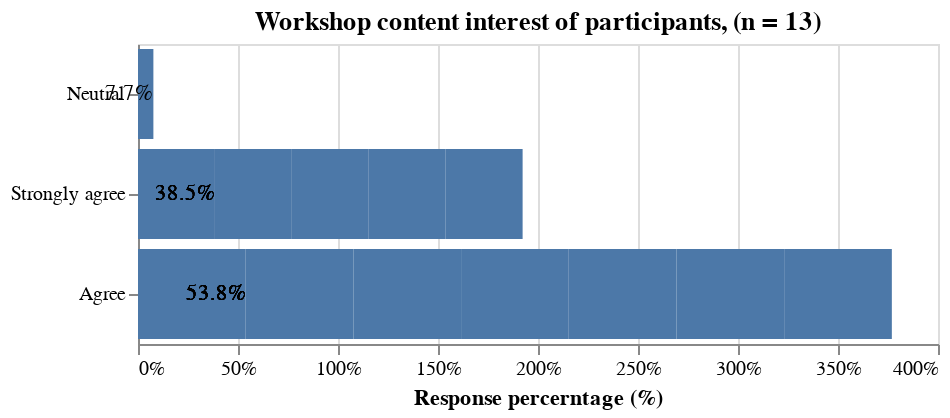

The cell this chart's notebook holds for it:
### Code cell
bar = alt.Chart(post_df, title="Workshop content interest of participants, (n = 13)"
               ).transform_joinaggregate(
    total='count()',
    groupby=['workshop_interest']
).transform_calculate(
    percent=alt.datum.total/13
).mark_bar().encode(
    x= alt.X('percent:Q', title = "Response percerntage (%)", axis=alt.Axis(format='%')),
    y=alt.Y('workshop_interest', sort='x', title="")
    ).properties(
    width=400,
    height=150
    )

text = alt.Chart(post_df, title="Workshop content interest of participants, (n = 13)"
               ).transform_joinaggregate(
    total='count()',
    groupby=['workshop_interest']
).transform_calculate(
    percent=alt.datum.total/13
).mark_text(
        align='right',
    ).encode(
        y = alt.Y('workshop_interest', sort = 'x'),
        x = alt.X('percent:Q'),
        text=alt.Text('percent:Q',format='.1%')
).properties(
    width=400,
    height=150
    )

q1_plot = alt.layer(bar, text, data=post_df)

# Show the plot|
q1_plot

### Figure 1 — Vega-Lite specification as saved in the notebook (floating-point values rounded to 4 significant figures)
{"config": {"view": {"continuousWidth": 400, "continuousHeight": 300}}, "layer": [{"mark": "bar", "encoding": {"x": {"axis": {"format": "%"}, "field": "percent", "title": "Response percerntage (%)", "type": "quantitative"}, "y": {"field": "workshop_interest", "sort": "x", "title": "", "type": "nominal"}}, "height": 150, "title": "Workshop content interest of participants, (n = 13)", "transform": [{"joinaggregate": [{"op": "count", "as": "total"}], "groupby": ["workshop_interest"]}, {"calculate": "(datum.total / 13)", "as": "percent"}], "width": 400}, {"mark": {"type": "text", "align": "right"}, "encoding": {"text": {"field": "percent", "format": ".1%", "type": "quantitative"}, "x": {"field": "percent", "type": "quantitative"}, "y": {"field": "workshop_interest", "sort": "x", "type": "nominal"}}, "height": 150, "title": "Workshop content interest of participants, (n = 13)", "transform": [{"joinaggregate": [{"op": "count", "as": "total"}], "groupby": ["workshop_interest"]}, {"calculate": "(datum.total / 13)", "as": "percent"}], "width": 400}], "data": {"name": "data-161bba1cbac5b9da8c94ec270e9a8bdc"}, "$schema": "https://vega.github.io/schema/vega-lite/v4.17.0.json", "datasets": {"data-161bba1cbac5b9da8c94ec270e9a8bdc": [{"ID": 1, "Start time": "4-28-22 11:02:00", "Completion time": "4-28-22 11:04:46", "Email": "anonymous", "Name": null, "workshop_interest": "Agree", "workshop_LOU": "Agree", "workshop_relevance": "Agree", "workshop_org": "Agree", "prac_q": "Agree", "future_relevance": "Agree", "content_volume": "Just right", "improvements_content": null, "comments_content": null, "training_period": "Four weeks:  one session per week for four weeks. ;", "training_hours": "Morning\n", "future_topics": "Business writing & leadership ", "facilitator_preparedness": "Agree", "facilitator_q_a": "Agree", "facilitator_experience": "Agree", "facilitator_subject_knowledge": "Agree", "attention": "Agree", "content_pace": "Just right", "facilitator_Comments": null, "slack_recommendations": "It was fine / good ", "subscription": "Yes, I will subscribe via PMV's website to receive Mailchimp messages;", "general_comments": "Thank you and it was a pleasure knowing you all since last few weeks ", "PD_preferred_time": "Weekdays (Monday to Friday)\n"}, {"ID": 2, "Start time": "4-28-22 11:01:44", "Completion time": "4-28-22 11:05:26", "Email": "anonymous", "Name": null, "workshop_interest": "Strongly agree", "workshop_LOU": "Strongly agree", "workshop_relevance": "Agree", "workshop_org": "Strongly agree", "prac_q": "Agree", "future_relevance": "Strongly agree", "content_volume": "Just right", "improvements_content": "Maybe some fun graphics", "comments_content": "Great presenters that made sure you  understood", "training_period": "Four weeks:  one session per week for four weeks. ;", "training_hours": "Morning\n", "future_topics": "Project planning, workforce planning event planning", "facilitator_preparedness": "Strongly Agree", "facilitator_q_a": "Strongly Agree", "facilitator_experience": "Strongly Agree", "facilitator_subject_knowledge": "Strongly Agree", "attention": "Strongly Agree", "content_pace": "Just right", "facilitator_Comments": "Awesome!", "slack_recommendations": "I honestly did use Slack I used the chat and tools in Zoom", "subscription": "Maybe, I will think about it;", "general_comments": null, "PD_preferred_time": "Weekdays (Monday to Friday)\n"}, {"ID": 3, "Start time": "4-28-22 11:01:41", "Completion time": "4-28-22 11:07:05", "Email": "anonymous", "Name": null, "workshop_interest": "Agree", "workshop_LOU": "Agree", "workshop_relevance": "Agree", "workshop_org": "Agree", "prac_q": "Agree", "future_relevance": "Agree", "content_volume": "Just right", "improvements_content": "I don;t have any reccomendations", "comments_content": null, "training_period": "Two weeks:  two sessions per week for two weeks.\n;", "training_hours": "Afternoon", "future_topics": "change management and project risk management ", "facilitator_preparedness": "Agree", "facilitator_q_a": "Agree", "facilitator_experience": "Agree", "facilitator_subject_knowledge": "Agree", "attention": "Agree", "content_pace": "Just right", "facilitator_Comments": "nothing :) ", "slack_recommendations": "I didn't use slack a lot because our organization used Microsoft teams already which has some similarities. ", "subscription": "Maybe, I will think about it;Yes, I will subscribe via PMV's website to receive Mailchimp messages;", "general_comments": null, "PD_preferred_time": "Weekdays (Monday to Friday)\n"}, {"ID": 4, "Start time": "4-28-22 11:01:46", "Completion time": "4-28-22 11:07:08", "Email": "anonymous", "Name": null, "workshop_interest": "Agree", "workshop_LOU": "Agree", "workshop_relevance": "Agree", "workshop_org": "Neutral", "prac_q": "Agree", "future_relevance": "Agree", "content_volume": "Just right", "improvements_content": "it seems like most of the workshop participants work for larger organizations - not sure if that is the case - but I had a bit of a hard time applying some of the ideas to my workplace - there are only 2 part time employees here. But I will definitely take away the broader ideas and try to apply them.", "comments_content": "can't think of anything right now", "training_period": "Four weeks:  one session per week for four weeks. ;", "training_hours": "Morning\n", "future_topics": "finding Science (research and education) based grant opportunities in Canada", "facilitator_preparedness": "Strongly Agree", "facilitator_q_a": "Strongly Agree", "facilitator_experience": "Strongly Agree", "facilitator_subject_knowledge": "Strongly Agree", "attention": "Strongly Agree", "content_pace": "Just right", "facilitator_Comments": "can't think of anything right now", "slack_recommendations": "I didn't have time to explore slack", "subscription": "No, not at this time;", "general_comments": "thanks again!", "PD_preferred_time": "Weekdays (Monday to Friday)\n"}, {"ID": 5, "Start time": "4-28-22 11:02:10", "Completion time": "4-28-22 11:10:02", "Email": "anonymous", "Name": null, "workshop_interest": "Strongly agree", "workshop_LOU": "Agree", "workshop_relevance": "Agree", "workshop_org": "Strongly agree", "prac_q": "Agree", "future_relevance": "Strongly agree", "content_volume": "Just right", "improvements_content": "None at this time...", "comments_content": "I would recommend this workshop and your team to others...", "training_period": "Four weeks:  one session per week for four weeks. ;", "training_hours": "Morning\n", "future_topics": "The importance of setting-up and maintaining the information necessary to do a \"Return on Investment\" analysis so that it can be easily utilized at/near the end of a project.", "facilitator_preparedness": "Strongly Agree", "facilitator_q_a": "Strongly Agree", "facilitator_experience": "Strongly Agree", "facilitator_subject_knowledge": "Strongly Agree", "attention": "Strongly Agree", "content_pace": "Just right", "facilitator_Comments": "I enjoyed the sense of camaraderie that was created in the workshop...we are all in this together.", "slack_recommendations": "I did not like and have never used SLACK plus did not have the time to explore its effectiveness.  ", "subscription": "Maybe, I will think about it;", "general_comments": "I enjoyed the sense of camaraderie that was created in the workshop...we are all in this together.", "PD_preferred_time": "Weekdays (Monday to Friday)\n"}, {"ID": 6, "Start time": "4-28-22 11:02:22", "Completion time": "4-28-22 11:10:11", "Email": "anonymous", "Name": null, "workshop_interest": "Strongly agree", "workshop_LOU": "Strongly agree", "workshop_relevance": "Strongly agree", "workshop_org": "Strongly agree", "prac_q": "Strongly agree", "future_relevance": "Strongly agree", "content_volume": "Just right", "improvements_content": "Hands on using Project Management Software", "comments_content": "Everything is simple and very easy to understand", "training_period": "One Week:Ê four sessions over one week.;", "training_hours": "Morning\n", "future_topics": "Agile Project Management, Jira tool Implementation, Change and Risk Management", "facilitator_preparedness": "Strongly Agree", "facilitator_q_a": "Strongly Agree", "facilitator_experience": "Strongly Agree", "facilitator_subject_knowledge": "Strongly Agree", "attention": "Strongly Agree", "content_pace": "Just right", "facilitator_Comments": "Everyone is well trained", "slack_recommendations": "Any tool like Miro would be more useful", "subscription": "Yes, I will subscribe via PMV's website to receive Mailchimp messages;", "general_comments": "Yes I give my consent", "PD_preferred_time": "Weekdays (Monday to Friday)\n"}, {"ID": 7, "Start time": "4-28-22 11:01:41", "Completion time": "4-28-22 11:10:35", "Email": "anonymous", "Name": null, "workshop_interest": "Agree", "workshop_LOU": "Strongly agree", "workshop_relevance": "Strongly agree", "workshop_org": "Agree", "prac_q": "Agree", "future_relevance": "Strongly agree", "content_volume": "Just right", "improvements_content": "I noticed that the slides that were provided were not exactly what David was presenting, new info was added after. It would be nice to have the updated slides to follow on, for those who make notes. ", "comments_content": "offer a refresher course for those who have taken it in the past. ", "training_period": "Four weeks:  one session per week for four weeks. ;One Week:Ê four sessions over one week.;Two weeks:  two sessions per week for two weeks.\n;all would work, I liked weekly;", "training_hours": "morning or afternoon are good ", "future_topics": "more indepth info on all the topics please!!! ", "facilitator_preparedness": "Agree", "facilitator_q_a": "Agree", "facilitator_experience": "Agree", "facilitator_subject_knowledge": "Agree", "attention": "Agree", "content_pace": "Just right", "facilitator_Comments": "Nice, open and very easy going! ", "slack_recommendations": "formulating small groups on the different headings being discussed and share info or experiences in those chats, between the actual class time", "subscription": "Yes, I will subscribe via PMV's website to receive Mailchimp messages;", "general_comments": null, "PD_preferred_time": "Tues/ Wed or Thurs "}, {"ID": 8, "Start time": "4-28-22 11:01:45", "Completion time": "4-28-22 11:10:51", "Email": "anonymous", "Name": null, "workshop_interest": "Agree", "workshop_LOU": "Strongly agree", "workshop_relevance": "Agree", "workshop_org": "Strongly agree", "prac_q": "Neutral", "future_relevance": "Agree", "content_volume": "Just right", "improvements_content": "Could be helpful to create documentation (Project Charter, WBS, Gantt Chart etc.) based on a sample project, either in break out rooms or together in the larger group.", "comments_content": null, "training_period": "Four weeks:  one session per week for four weeks. ;", "training_hours": "Morning\n", "future_topics": null, "facilitator_preparedness": "Agree", "facilitator_q_a": "Agree", "facilitator_experience": "Agree", "facilitator_subject_knowledge": "Agree", "attention": "Agree", "content_pace": "Just right", "facilitator_Comments": null, "slack_recommendations": null, "subscription": "Maybe, I will think about it;", "general_comments": null, "PD_preferred_time": "Weekdays (Monday to Friday)\n"}, {"ID": 9, "Start time": "4-28-22 11:02:44", "Completion time": "4-28-22 11:12:09", "Email": "anonymous", "Name": null, "workshop_interest": "Strongly agree", "workshop_LOU": "Strongly agree", "workshop_relevance": "Agree", "workshop_org": "Strongly agree", "prac_q": "Neutral", "future_relevance": "Strongly agree", "content_volume": "Just right", "improvements_content": "not sure if the workshop materials can be sent via Zoom - only need to log into Zoom to access the workshop and materials instead of via Slack + Zoom", "comments_content": "Nil", "training_period": "Two weeks:  two sessions per week for two weeks.\n;", "training_hours": "Evening", "future_topics": "How to prepare budget for program that consists:\n1. budget for individual event or activity \n2. budget for administrative costs\n3. budget for sub-contractor costs\n4. others", "facilitator_preparedness": "Strongly Agree", "facilitator_q_a": "Strongly Agree", "facilitator_experience": "Agree", "facilitator_subject_knowledge": "Strongly Agree", "attention": "Agree", "content_pace": "Just right", "facilitator_Comments": "Nil", "slack_recommendations": "Nil", "subscription": "No, I am already subscribed and receiving messages;", "general_comments": null, "PD_preferred_time": "Option for BOTH weekdays and weekends"}, {"ID": 10, "Start time": "4-28-22 11:02:25", "Completion time": "4-28-22 11:13:04", "Email": "anonymous", "Name": null, "workshop_interest": "Agree", "workshop_LOU": "Strongly agree", "workshop_relevance": "Strongly agree", "workshop_org": "Strongly agree", "prac_q": "Agree", "future_relevance": "Strongly agree", "content_volume": "Just right", "improvements_content": "Would be great to have the chance to mock plan an event from beginning to end? ", "comments_content": "The content was useful, it was great to get all the templates that we can use for our next project. \n", "training_period": "Two weeks:  two sessions per week for two weeks.\n;", "training_hours": "Morning\n", "future_topics": "It would be great to get more in depth on all above listed topics. Change management would be a great option for me as my organization keeps growing and developing.", "facilitator_preparedness": "Agree", "facilitator_q_a": "Agree", "facilitator_experience": "Strongly Agree", "facilitator_subject_knowledge": "Strongly Agree", "attention": "Agree", "content_pace": "Just right", "facilitator_Comments": "Facilitators were very knowledgeable and great at answering questions.", "slack_recommendations": null, "subscription": "No, not at this time;", "general_comments": null, "PD_preferred_time": "Weekdays (Monday to Friday)\n"}, {"ID": 11, "Start time": "4-28-22 11:02:39", "Completion time": "4-28-22 11:13:23", "Email": "anonymous", "Name": null, "workshop_interest": "Strongly agree", "workshop_LOU": "Strongly agree", "workshop_relevance": "Strongly agree", "workshop_org": "Strongly agree", "prac_q": "Strongly agree", "future_relevance": "Strongly agree", "content_volume": "Just right", "improvements_content": "More break out sessions probably.", "comments_content": null, "training_period": "Four weeks:  one session per week for four weeks. ;", "training_hours": "12 noon - 1PM", "future_topics": "Project Communication planning.", "facilitator_preparedness": "Strongly Agree", "facilitator_q_a": "Strongly Agree", "facilitator_experience": "Strongly Agree", "facilitator_subject_knowledge": "Strongly Agree", "attention": "Strongly Agree", "content_pace": "Just right", "facilitator_Comments": null, "slack_recommendations": null, "subscription": "No, I am already subscribed and receiving messages;", "general_comments": "Toye - I really enjoyed participating in this workshop. I was able to get a different perspective on project management use in the non-profit sector. The facilitators were well prepared and engaging during the sessions too. I recommend it for sure.", "PD_preferred_time": "Saturday and/or Sunday"}, {"ID": 12, "Start time": "4-28-22 11:02:20", "Completion time": "4-28-22 11:15:57", "Email": "anonymous", "Name": null, "workshop_interest": "Agree", "workshop_LOU": "Agree", "workshop_relevance": "Agree", "workshop_org": "Agree", "prac_q": "Neutral", "future_relevance": "Agree", "content_volume": "Just right", "improvements_content": "I think the examples on the curse were fine, nevertheless I think creating one project together could work to explain and exemplify all of the content. \nI mean filling all the templates, and have a discussion or dynamic activities to do them, maybe not just breakout rooms.  ", "comments_content": "I think it is good, I di not have any trouble having it online. ", "training_period": "Four weeks:  one session per week for four weeks. ;", "training_hours": "Morning\n", "future_topics": "Why this Non-Profits workshop is different to a regular PM workshop? I am not sure I see the difference, maybe in the curse you could explain how is different or what could be done in one and not in the regular or vice versa.\nMore depth using different pm tools, the material is great, but maybe could be good to have other options like ms project, project libre or others. ", "facilitator_preparedness": "Strongly Agree", "facilitator_q_a": "Strongly Agree", "facilitator_experience": "Agree", "facilitator_subject_knowledge": "Agree", "attention": "Agree", "content_pace": "Just right", "facilitator_Comments": "They were great, they did not pressure the attendees to talk much or to have to answer any particular question.", "slack_recommendations": "Maybe do an exercise at the beginning involving slack so everyone get used to use it, I know there is the presentations but I mean something more into the workshop itself. \n", "subscription": "Maybe, I will think about it;", "general_comments": "The workshop was very interesting and useful, although I had some experience in project manager I learned new things and tips, besides I think I will be using the material that PMV gave me during this workshop for many of my projects. Finally, I would like to say that the facilitators were very nice and I can see they have more than enough experience and are knowledgeable in this regards.  \nThank you PMV!  ", "PD_preferred_time": "Weekdays (Monday to Friday)\n"}, {"ID": 13, "Start time": "4-28-22 11:10:00", "Completion time": "4-28-22 11:17:32", "Email": "anonymous", "Name": null, "workshop_interest": "Neutral", "workshop_LOU": "Neutral", "workshop_relevance": "Agree", "workshop_org": "Agree", "prac_q": "Agree", "future_relevance": "Neutral", "content_volume": "Too little information", "improvements_content": "Hard to stay focused.", "comments_content": null, "training_period": "One Week:Ê four sessions over one week.;", "training_hours": "Morning\n", "future_topics": "More tips and success stories on projects. Like an analysis of a past project?", "facilitator_preparedness": "Agree", "facilitator_q_a": "Neutral", "facilitator_experience": "Agree", "facilitator_subject_knowledge": "Agree", "attention": "Disagree", "content_pace": "Just right", "facilitator_Comments": "Thank you.", "slack_recommendations": "More interactions on there between participants.", "subscription": "No, not at this time;Maybe, I will think about it;", "general_comments": null, "PD_preferred_time": "Option for BOTH weekdays and weekends"}]}}
